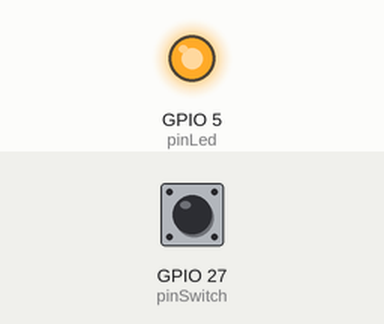
Bench run of a sketch on a simulated ESP32. Parts: output pins drawn as LEDs (lit = HIGH). The test bench sets the inputs (shaded band); at power-on: GPIO 27 (pinSwitch) HIGH. What the sketch prints to the serial monitor is not drawn.

Above: at 1.8 s.
1.9 s: GPIO 27 (pinSwitch) pulled LOW for 0.6 s
At 2.4 s:
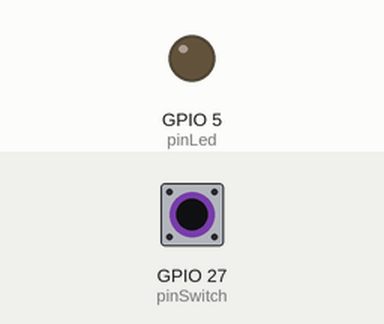
4.0 s: GPIO 27 (pinSwitch) pulled LOW for 3.2 s
At 8.0 s:
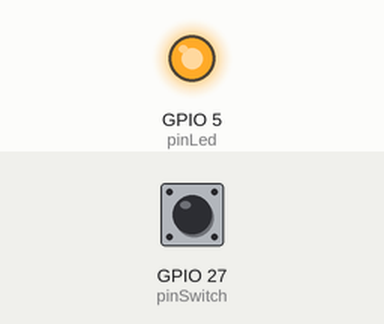
Timing chart, 0 to 9.5 s (numbered marks = the images above; inputs shaded):
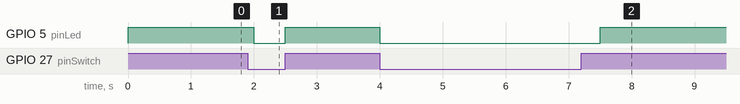

Measured:
- after the input at 1.9 s, GPIO 5 (pinLed): HIGH → LOW after 0.10 s, → HIGH 0.50 s later
- after the input at 4.0 s, GPIO 5 (pinLed): HIGH → LOW at once, → HIGH 3.5 s later

The sketch:

esp32_ledswitch.ino
```cpp
const int pinSwitch = 27;
const int pinLed = 5;

void setup() {
  Serial.begin(115200);
  pinMode(pinSwitch, INPUT);
  pinMode(pinLed, OUTPUT);
  Serial.println("OK");
}

void loop() {
  // Read the state of the switch
  int switchState = digitalRead(pinSwitch);

  // Print the switch state to the serial monitor
  if (switchState == 0){
    digitalWrite(pinLed, LOW);
  }else{
    digitalWrite(pinLed, HIGH);
  }

  // Add a small delay to make the output readable
  delay(500);
}
```
